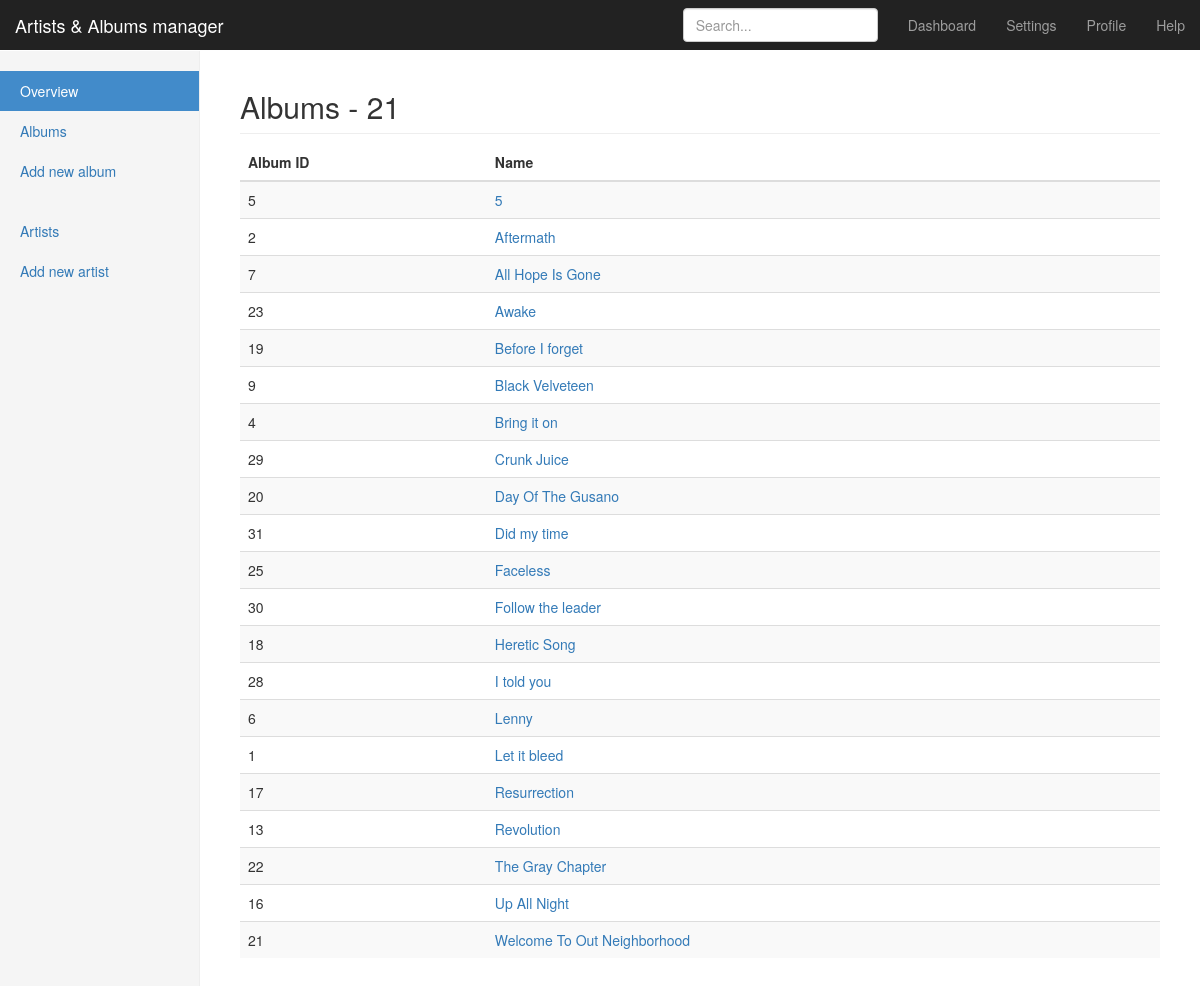
Screenshot of /geniussports/index.php/albums with the database file from the repository.
### tables this page shows
CREATE TABLE IF NOT EXISTS `album` (
  `id` int(11) NOT NULL AUTO_INCREMENT,
  `artist_id` int(11) NOT NULL,
  `name` varchar(100) NOT NULL,
  PRIMARY KEY (`id`),
  UNIQUE KEY `name` (`name`),
  KEY `album_name_index` (`name`) USING BTREE,
  KEY `artist_id` (`artist_id`)
);

### geniussports/application/core/MY_Loader.php (called while the page is built)
<?php
class MY_Loader extends CI_Loader
{
    public function template($template_name, $vars = array(), $return = FALSE)
    {
        if($return):
            $content  = $this->view('common/header', $vars, $return);
            $content .= $this->view($template_name, $vars, $return);
            $content .= $this->view('common/footer', $vars, $return);
            return $content;
        else:
            $this->view('common/header', $vars);
            $this->view($template_name, $vars);
            $this->view('common/footer', $vars);
        endif;
    }
}

### geniussports/application/controllers/Albums.php (called while the page is built, shortened)
<?php
class Albums extends CI_Controller
{
    public function __construct(){
        $this->load->model('album');
        $this->load->model('artist');
        $this->load->helper(array('form', 'url'));
        $this->load->library('form_validation');
        $this->load->library('session');
    }
    public function index(){
        $data['albums'] = $this->album->getAllAlbums();
        $data['total_albums'] = $this->album->countAlbums();
        $this->load->template('albums/index',$data);
    }
}

### geniussports/index.php (called while the page is built, shortened)
<?php
require_once BASEPATH.'core/CodeIgniter.php';

### geniussports/application/models/Album.php (called while the page is built, shortened)
<?php
class Album extends CI_Model
{
    public function getAllAlbums(){
        $query = $this->db
            ->select('al.name, al.id')
            ->from('album al')
            ->order_by('al.name','ASC')
            ->get();
        if ($query->result_id->num_rows > 0) {
            return $query->result_array();
        }
        return false;
    }
    public function countAlbums(){
        $query = $this->db
            ->select('COUNT(name) as count')
            ->from('album al')
            ->get();
        if ($query->result_id->num_rows > 0) {
            return $query->row();
        }
        return false;
    }
}

### geniussports/application/views/albums/index.php (the view, shortened to what this page needs)
<div class="col-sm-9 col-sm-offset-3 col-md-10 col-md-offset-2 main">
    <?php if(count($albums) > 0): ?>
    <h2 class="sub-header">Albums - <span><?php echo (isset($total_albums) ? $total_albums->count : '') ?></span></h2>
        <div class="table-responsive">
        <table class="table table-striped">
            <thead>
            <tr>
                <th>Album ID</th>
                <th>Name</th>
            </tr>
            </thead>
            <tbody>
            <?php foreach ($albums as $album): ?>
            <tr>
                <td><?php echo $album['id']; ?></td>
                <td><a href="/album/<?php echo $album['id']; ?>"><?php echo $album['name'] ?></a></td>
            </tr>
            <?php endforeach; ?>
            </tbody>
        </table>
    </div>
    <?php else: ?>
        <h2 class="sub-header">There is no data available.</h2>
    <?php endif; ?>
</div>

### geniussports/application/views/common/header.php (shortened to what this page needs)
<!doctype html>
<html lang="en">
<head>
    <link rel="stylesheet" href="https://maxcdn.bootstrapcdn.com/bootstrap/3.3.7/css/bootstrap.min.css">
    <link rel="stylesheet" href="/assets/stylesheets/dashboard.css">
</head>
<nav class="navbar navbar-inverse navbar-fixed-top">
    <div class="container-fluid">
        <div class="navbar-header">
            <a class="navbar-brand" href="#">Artists & Albums manager</a>
        </div>
        <div id="navbar" class="navbar-collapse collapse">
            <ul class="nav navbar-nav navbar-right">
                <li><a href="#">Dashboard</a></li>
                <li><a href="#">Settings</a></li>
                <li><a href="#">Profile</a></li>
                <li><a href="#">Help</a></li>
            </ul>
            <form class="navbar-form navbar-right" action="/search?" method="get">
                <input type="text" class="form-control" name="search" placeholder="Search...">
            </form>
        </div>
    </div>
</nav>
<body>
<div class="container-fluid">
    <div class="row">
        <div class="col-sm-3 col-md-2 sidebar">
            <ul class="nav nav-sidebar">
                <li class="active"><a href="/">Overview <span class="sr-only">(current)</span></a></li>
                <li><a href="/albums">Albums</a></li>
                <li><a href="/albums/create">Add new album</a></li>
            </ul>
            <ul class="nav nav-sidebar">
                <li><a href="/artists">Artists</a></li>
                <li><a href="/artists/create">Add new artist</a></li>
            </ul>
        </div>

### geniussports/application/views/common/footer.php (shortened to what this page needs)
</div>
</div>
</body>
</html>

### geniussports/assets/stylesheets/dashboard.css (style rules this page uses)
body { padding-top: 50px; }
.sub-header { padding-bottom: 10px; border-bottom: 1px solid #eee; }
.navbar-fixed-top { border: 0; }
.sidebar { display: none; }
@media (min-width: 768px) { .sidebar { position: fixed; top: 51px; bottom: 0; left: 0; z-index: 1000; display: block; padding: 20px; overflow-x: hidden; overflow-y: auto; background-color: #f5f5f5; border-right: 1px solid #eee; } }
.nav-sidebar { margin-right: -21px; margin-bottom: 20px; margin-left: -20px; }
.nav-sidebar > li > a { padding-right: 20px; padding-left: 20px; }
.nav-sidebar > .active > a, .nav-sidebar > .active > a:hover, .nav-sidebar > .active > a:focus { color: #fff; background-color: #428bca; }
.main { padding: 20px; }
@media (min-width: 768px) { .main { padding-right: 40px; padding-left: 40px; } }

### rows the page displays
album: id "5", name "5"
album: id "2", name "Aftermath"
album: id "7", name "All Hope Is Gone"
album: id "23", name "Awake"
album: id "19", name "Before I forget"
album: id "9", name "Black Velveteen"
album: id "4", name "Bring it on"
album: id "29", name "Crunk Juice"
album: id "20", name "Day Of The Gusano"
album: id "31", name "Did my time"
album: id "25", name "Faceless"
album: id "30", name "Follow the leader"
album: id "18", name "Heretic Song"
album: id "28", name "I told you"
album: id "6", name "Lenny"
album: id "1", name "Let it bleed"
album: id "17", name "Resurrection"
album: id "13", name "Revolution"
album: id "22", name "The Gray Chapter"
album: id "16", name "Up All Night"
album: id "21", name "Welcome To Out Neighborhood"

### other values shown
$total_albums->count "21"
